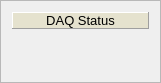
  <widget class="QFrame" name="frame" >
   <property name="geometry" >
    <rect>
     <x>2</x>
     <y>617</y>
     <width>161</width>
     <height>83</height>
    </rect>
   </property>
   <property name="minimumSize" >
    <size>
     <width>0</width>
     <height>0</height>
    </size>
   </property>
   <property name="frameShape" >
    <enum>QFrame::StyledPanel</enum>
   </property>
   <property name="frameShadow" >
    <enum>QFrame::Raised</enum>
   </property>
   <layout class="QGridLayout" >
    <item row="0" column="0" colspan="6" >
     <widget class="QLabel" name="label_54" >
      <property name="palette" >
       <palette>
        <active>
         <colorrole role="WindowText" >
          <brush brushstyle="SolidPattern" >
           <color alpha="255" >
            <red>0</red>
            <green>0</green>
            <blue>0</blue>
           </color>
          </brush>
         </colorrole>
         <colorrole role="BrightText" >
          <brush brushstyle="SolidPattern" >
           <color alpha="255" >
            <red>0</red>
            <green>0</green>
            <blue>0</blue>
           </color>
          </brush>
         </colorrole>
         <colorrole role="ButtonText" >
          <brush brushstyle="SolidPattern" >
           <color alpha="255" >
            <red>0</red>
            <green>0</green>
            <blue>0</blue>
           </color>
          </brush>
         </colorrole>
         <colorrole role="Base" >
          <brush brushstyle="SolidPattern" >
           <color alpha="255" >
            <red>235</red>
            <green>239</green>
            <blue>198</blue>
           </color>
          </brush>
         </colorrole>
         <colorrole role="Window" >
          <brush brushstyle="SolidPattern" >
           <color alpha="255" >
            <red>229</red>
            <green>226</green>
            <blue>206</blue>
           </color>
          </brush>
         </colorrole>
        </active>
        <inactive>
         <colorrole role="WindowText" >
          <brush brushstyle="SolidPattern" >
           <color alpha="255" >
            <red>0</red>
            <green>0</green>
            <blue>0</blue>
           </color>
          </brush>
         </colorrole>
         <colorrole role="BrightText" >
          <brush brushstyle="SolidPattern" >
           <color alpha="255" >
            <red>0</red>
            <green>0</green>
            <blue>0</blue>
           </color>
          </brush>
         </colorrole>
         <colorrole role="ButtonText" >
          <brush brushstyle="SolidPattern" >
           <color alpha="255" >
            <red>0</red>
            <green>0</green>
            <blue>0</blue>
           </color>
          </brush>
         </colorrole>
         <colorrole role="Base" >
          <brush brushstyle="SolidPattern" >
           <color alpha="255" >
            <red>235</red>
            <green>239</green>
            <blue>198</blue>
           </color>
          </brush>
         </colorrole>
         <colorrole role="Window" >
          <brush brushstyle="SolidPattern" >
           <color alpha="255" >
            <red>229</red>
            <green>226</green>
            <blue>206</blue>
           </color>
          </brush>
         </colorrole>
        </inactive>
        <disabled>
         <colorrole role="WindowText" >
          <brush brushstyle="SolidPattern" >
           <color alpha="255" >
            <red>128</red>
            <green>128</green>
            <blue>128</blue>
           </color>
          </brush>
         </colorrole>
         <colorrole role="BrightText" >
          <brush brushstyle="SolidPattern" >
           <color alpha="255" >
            <red>0</red>
            <green>0</green>
            <blue>0</blue>
           </color>
          </brush>
         </colorrole>
         <colorrole role="ButtonText" >
          <brush brushstyle="SolidPattern" >
           <color alpha="255" >
            <red>128</red>
            <green>128</green>
            <blue>128</blue>
           </color>
          </brush>
         </colorrole>
         <colorrole role="Base" >
          <brush brushstyle="SolidPattern" >
           <color alpha="255" >
            <red>229</red>
            <green>226</green>
            <blue>206</blue>
           </color>
          </brush>
         </colorrole>
         <colorrole role="Window" >
          <brush brushstyle="SolidPattern" >
           <color alpha="255" >
            <red>229</red>
            <green>226</green>
            <blue>206</blue>
           </color>
          </brush>
         </colorrole>
        </disabled>
       </palette>
      </property>
      <property name="font" >
       <font>
        <pointsize>10</pointsize>
        <weight>50</weight>
        <bold>false</bold>
       </font>
      </property>
      <property name="autoFillBackground" >
       <bool>true</bool>
      </property>
      <property name="frameShape" >
       <enum>QFrame::Panel</enum>
      </property>
      <property name="frameShadow" >
       <enum>QFrame::Raised</enum>
      </property>
      <property name="text" >
       <string>DAQ Status</string>
      </property>
      <property name="alignment" >
       <set>Qt::AlignCenter</set>
      </property>
     </widget>
    </item>
    <item row="1" column="0" >
     <widget class="CAImageMbbi" name="s1_15" >
      <property name="minimumSize" >
       <size>
        <width>10</width>
        <height>10</height>
       </size>
      </property>
      <property name="maximumSize" >
       <size>
        <width>30</width>
        <height>30</height>
       </size>
      </property>
      <property name="autoFillBackground" >
       <bool>true</bool>
      </property>
      <property name="pvname" >
       <string>ECH_STATUS</string>
      </property>
      <property name="dmode" stdset="0" >
       <enum>CAImageMbbi::TrueFalse</enum>
      </property>
      <property name="falsepxm" stdset="0" >
       <pixmap>../images/ECH_rect_off.png</pixmap>
      </property>
      <property name="truepxm" stdset="0" >
       <pixmap>../images/ECH_rect_on.png</pixmap>
      </property>
      <property name="index" >
       <number>1</number>
      </property>
     </widget>
    </item>
    <item row="1" column="1" >
     <widget class="CAImageMbbi" name="s1_16" >
      <property name="minimumSize" >
       <size>
        <width>10</width>
        <height>10</height>
       </size>
      </property>
      <property name="maximumSize" >
       <size>
        <width>30</width>
        <height>30</height>
       </size>
      </property>
      <property name="autoFillBackground" >
       <bool>true</bool>
      </property>
      <property name="pvname" >
       <string>ECH_STATUS</string>
      </property>
      <property name="dmode" stdset="0" >
       <enum>CAImageMbbi::TrueFalse</enum>
      </property>
      <property name="falsepxm" stdset="0" >
       <pixmap>../images/ECH_rect_off.png</pixmap>
      </property>
      <property name="truepxm" stdset="0" >
       <pixmap>../images/ECH_rect_on.png</pixmap>
      </property>
      <property name="index" >
       <number>2</number>
      </property>
     </widget>
    </item>
    <item row="1" column="2" >
     <widget class="CAImageMbbi" name="s1_17" >
      <property name="minimumSize" >
       <size>
        <width>10</width>
        <height>10</height>
       </size>
      </property>
      <property name="maximumSize" >
       <size>
        <width>30</width>
        <height>30</height>
       </size>
      </property>
      <property name="autoFillBackground" >
       <bool>true</bool>
      </property>
      <property name="pvname" >
       <string>ECH_STATUS</string>
      </property>
      <property name="dmode" stdset="0" >
       <enum>CAImageMbbi::TrueFalse</enum>
      </property>
      <property name="falsepxm" stdset="0" >
       <pixmap>../images/ECH_rect_off.png</pixmap>
      </property>
      <property name="truepxm" stdset="0" >
       <pixmap>../images/ECH_rect_on.png</pixmap>
      </property>
      <property name="index" >
       <number>3</number>
      </property>
     </widget>
    </item>
    <item row="1" column="3" >
     <widget class="CAImageMbbi" name="s1_18" >
      <property name="minimumSize" >
       <size>
        <width>10</width>
        <height>10</height>
       </size>
      </property>
      <property name="maximumSize" >
       <size>
        <width>30</width>
        <height>30</height>
       </size>
      </property>
      <property name="autoFillBackground" >
       <bool>true</bool>
      </property>
      <property name="pvname" >
       <string>ECH_STATUS</string>
      </property>
      <property name="dmode" stdset="0" >
       <enum>CAImageMbbi::TrueFalse</enum>
      </property>
      <property name="falsepxm" stdset="0" >
       <pixmap>../images/ECH_rect_off.png</pixmap>
      </property>
      <property name="truepxm" stdset="0" >
       <pixmap>../images/ECH_rect_on.png</pixmap>
      </property>
      <property name="index" >
       <number>4</number>
      </property>
     </widget>
    </item>
    <item row="1" column="4" >
     <widget class="CAImageMbbi" name="s1_19" >
      <property name="minimumSize" >
       <size>
        <width>10</width>
        <height>10</height>
       </size>
      </property>
      <property name="maximumSize" >
       <size>
        <width>30</width>
        <height>30</height>
       </size>
      </property>
      <property name="autoFillBackground" >
       <bool>true</bool>
      </property>
      <property name="pvname" >
       <string>ECH_STATUS</string>
      </property>
      <property name="dmode" stdset="0" >
       <enum>CAImageMbbi::TrueFalse</enum>
      </property>
      <property name="falsepxm" stdset="0" >
       <pixmap>../images/ECH_rect_off.png</pixmap>
      </property>
      <property name="truepxm" stdset="0" >
       <pixmap>../images/ECH_rect_on.png</pixmap>
      </property>
      <property name="index" >
       <number>5</number>
      </property>
     </widget>
    </item>
    <item row="1" column="5" >
     <widget class="CAImageMbbi" name="s1_20" >
      <property name="minimumSize" >
       <size>
        <width>10</width>
        <height>10</height>
       </size>
      </property>
      <property name="maximumSize" >
       <size>
        <width>30</width>
        <height>30</height>
       </size>
      </property>
      <property name="autoFillBackground" >
       <bool>true</bool>
      </property>
      <property name="pvname" >
       <string>ECH_STATUS</string>
      </property>
      <property name="dmode" stdset="0" >
       <enum>CAImageMbbi::TrueFalse</enum>
      </property>
      <property name="falsepxm" stdset="0" >
       <pixmap>../images/ECH_rect_off.png</pixmap>
      </property>
      <property name="truepxm" stdset="0" >
       <pixmap>../images/ECH_rect_on.png</pixmap>
      </property>
      <property name="index" >
       <number>6</number>
      </property>
     </widget>
    </item>
    <item row="2" column="0" colspan="6" >
     <widget class="CALabel" name="s1_21" >
      <property name="minimumSize" >
       <size>
        <width>100</width>
        <height>20</height>
       </size>
      </property>
      <property name="maximumSize" >
       <size>
        <width>500</width>
        <height>500</height>
       </size>
      </property>
      <property name="palette" >
       <palette>
        <active>
         <colorrole role="WindowText" >
          <brush brushstyle="SolidPattern" >
           <color alpha="255" >
            <red>0</red>
            <green>0</green>
            <blue>0</blue>
           </color>
          </brush>
         </colorrole>
        </active>
        <inactive>
         <colorrole role="WindowText" >
          <brush brushstyle="SolidPattern" >
           <color alpha="255" >
            <red>0</red>
            <green>0</green>
            <blue>0</blue>
           </color>
          </brush>
         </colorrole>
        </inactive>
        <disabled>
         <colorrole role="WindowText" >
          <brush brushstyle="SolidPattern" >
           <color alpha="255" >
            <red>115</red>
            <green>115</green>
            <blue>115</blue>
           </color>
          </brush>
         </colorrole>
        </disabled>
       </palette>
      </property>
      <property name="font" >
       <font>
        <pointsize>9</pointsize>
        <weight>75</weight>
        <bold>true</bold>
       </font>
      </property>
      <property name="autoFillBackground" >
       <bool>true</bool>
      </property>
      <property name="alignment" >
       <set>Qt::AlignLeading|Qt::AlignLeft|Qt::AlignVCenter</set>
      </property>
      <property name="wordWrap" >
       <bool>false</bool>
      </property>
      <property name="indent" >
       <number>5</number>
      </property>
      <property name="pvname" >
       <string>ECH_STATUS</string>
      </property>
      <property name="dmode" stdset="0" >
       <enum>CALabel::Choice</enum>
      </property>
      <property name="cmode" stdset="0" >
       <enum>CALabel::Alarm</enum>
      </property>
      <property name="ttdmode" stdset="0" >
       <enum>CALabel::Show</enum>
      </property>
      <property name="dbrequest" stdset="0" >
       <enum>CALabel::DBRGSTR</enum>
      </property>
      <property name="messages" stdset="0" >
       <stringlist/>
      </property>
     </widget>
    </item>
   </layout>
  </widget>
